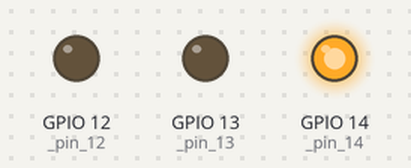
Recording of a program running on a simulated ESP32 board running MicroPython. On the bench: output pins drawn as LEDs (lit = HIGH).

Above: at 1.5 s.
At 3.5 s:
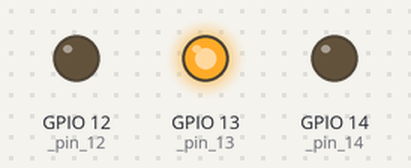
At 5.5 s:
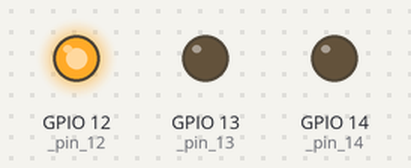
Timing chart, 0 to 9.1 s (numbered marks = the images above):
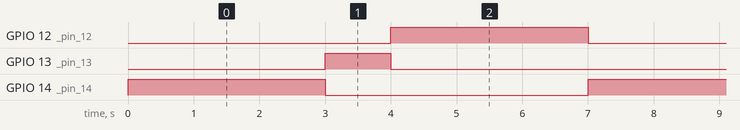

Measured:
- by itself, GPIO 12 (_pin_12), GPIO 14 (_pin_14): alternates HIGH for 3.0 s and LOW for 4.0 s
- by itself, GPIO 13 (_pin_13): alternates HIGH for 1.0 s and LOW for 6.0 s
- by itself, everything shown: repeats every 7.0 s, in 3 steps

The program:

Lesson3.py
```python
import os, sys, io
from machine import Pin
import time

_pin_12 = Pin(12, mode=Pin.OUT)
_pin_13 = Pin(13, mode=Pin.OUT)
_pin_14 = Pin(14, mode=Pin.OUT)

def setup():
    pass

def loop():
    _pin_14.value(1)
    time.sleep_ms(3000)
    _pin_14.value(0)
    _pin_13.value(1)
    time.sleep_ms(1000)
    _pin_13.value(0)
    _pin_12.value(1)
    time.sleep_ms(3000)
    _pin_12.value(0)

if __name__ == '__main__':
    try:
        setup()
        while True:
            loop()
    except (Exception, KeyboardInterrupt) as e:
        print(e)
```
